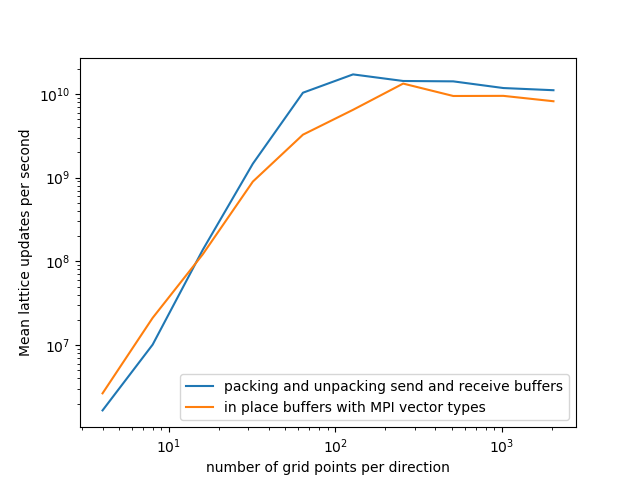

This figure's Python source:
import matplotlib.pyplot as plt
import pandas as pd


if __name__ == '__main__':
    file_name = 'buffer.json'
    file_var_name = 'vector.json'

    df = pd.read_json(file_name)
    df_var = pd.read_json(file_var_name)

    x_axis = 'number of grid points per direction'
    y_axis = 'Mean lattice updates per second'

    plt.plot(
        x_axis,
        y_axis,
        label="packing and unpacking send and receive buffers",
        data=df
    )

    plt.plot(
        x_axis,
        y_axis,
        label="in place buffers with MPI vector types",
        data=df_var
    )

    plt.xscale('log')
    plt.yscale('log')
    plt.xlabel(x_axis)
    plt.ylabel(y_axis)
    plt.legend()

    plt.savefig('figures.png')
